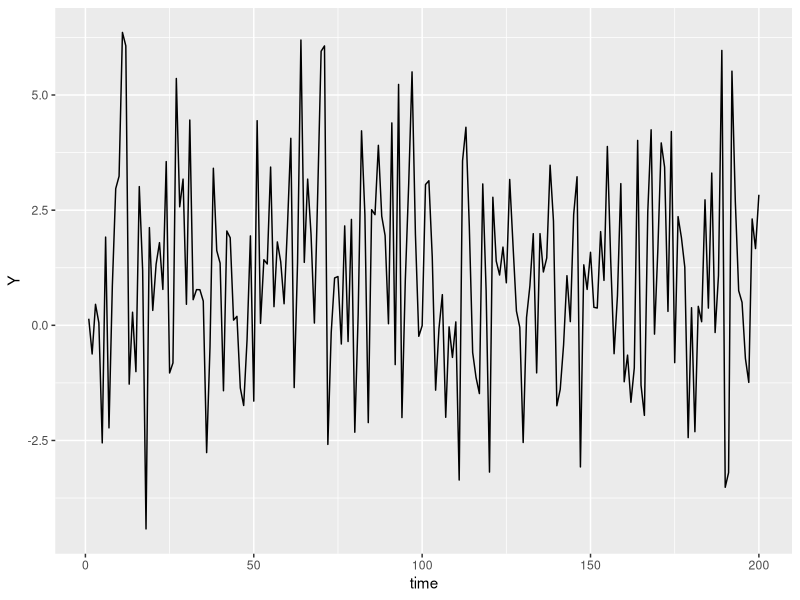
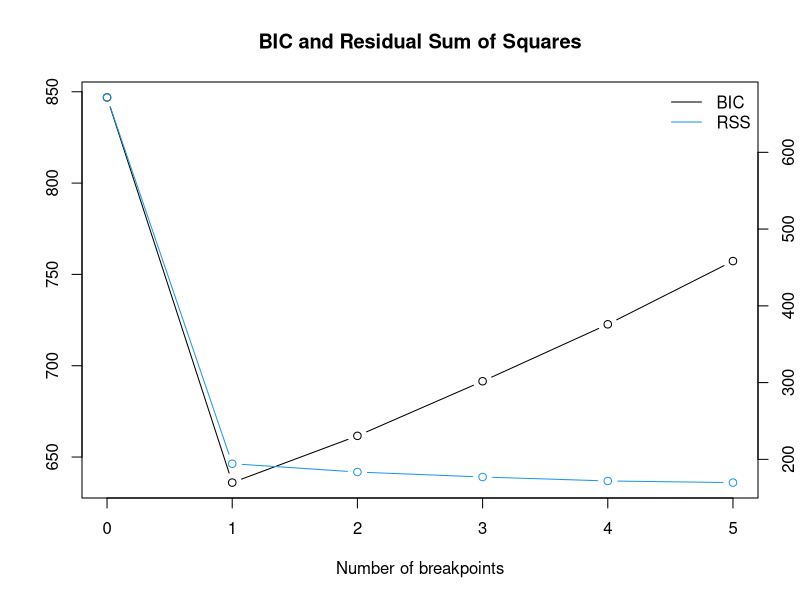

The R source for these figures, in order:
## ---- chunk 1
knitr::opts_chunk$set(echo = TRUE)
## ---- chunk 2
library(MASS)
library(tidyverse)
library(strucchange)
library(segmented)
## ---- chunk 3
set.seed(123)
X_const <- matrix(rep(1, 100), nrow = 100)
X_1 <- mvrnorm(n = 100, mu = rep(0, 5), Sigma = diag(5))
X_2 <- mvrnorm(n = 100, mu = rep(0, 5), Sigma = diag(5))

X_1 <- cbind(X_const, X_1)
X_2 <- cbind(X_const, X_2)

Beta_1 <- matrix(rep(1, 6), nrow = 6)
Beta_2 <- matrix(c(1, -1, 0, -1, 0, 1), nrow = 6)
epsilon_1 <- rnorm(100, 0, 1)
epsilon_2 <- rnorm(100, 0, 1)

Y_1 <- X_1%*%Beta_1 + epsilon_1
Y_2 <- X_2%*%Beta_2 + epsilon_2

Y <- rbind(Y_1, Y_2)
X <- rbind(X_1, X_2)
## ---- chunk 4
df_simulated <- cbind(Y, X) %>% 
  as.data.frame()

colnames(df_simulated) <- c("Y", "const", "X1", "X2", "X3", "X4", "X5")

df_simulated %>% 
  head()
## ---- chunk 5
df_simulated %>% 
  mutate(time = row_number()) %>% 
  ggplot(mapping = aes(x = time, y = Y)) +
  geom_line()
## ---- chunk 6
result_Bai_Perron <- breakpoints(Y ~ X1 + X2 + X3 + X4 + X5, data = df_simulated)
result_Bai_Perron
## ---- chunk 7
summary(result_Bai_Perron)
## ---- chunk 8
result_Bai_Perron %>% plot()
## ---- chunk 9
df_simulated <- mutate(df_simulated,
                       time = row_number())
model_lm <- lm(Y ~ X1 + X2 + X3 + X4 + X5, data = df_simulated)
segmented(model_lm, seg.Z =  ~ time)
## ---- chunk 10
df_simulated <- mutate(df_simulated,
                       time = row_number())
model_lm <- lm(Y ~ X1 + X2 + X3 + X4 + X5, data = df_simulated)
segmented(model_lm, seg.Z =   ~ X1 + X2 + X3 + X4 + X5)
